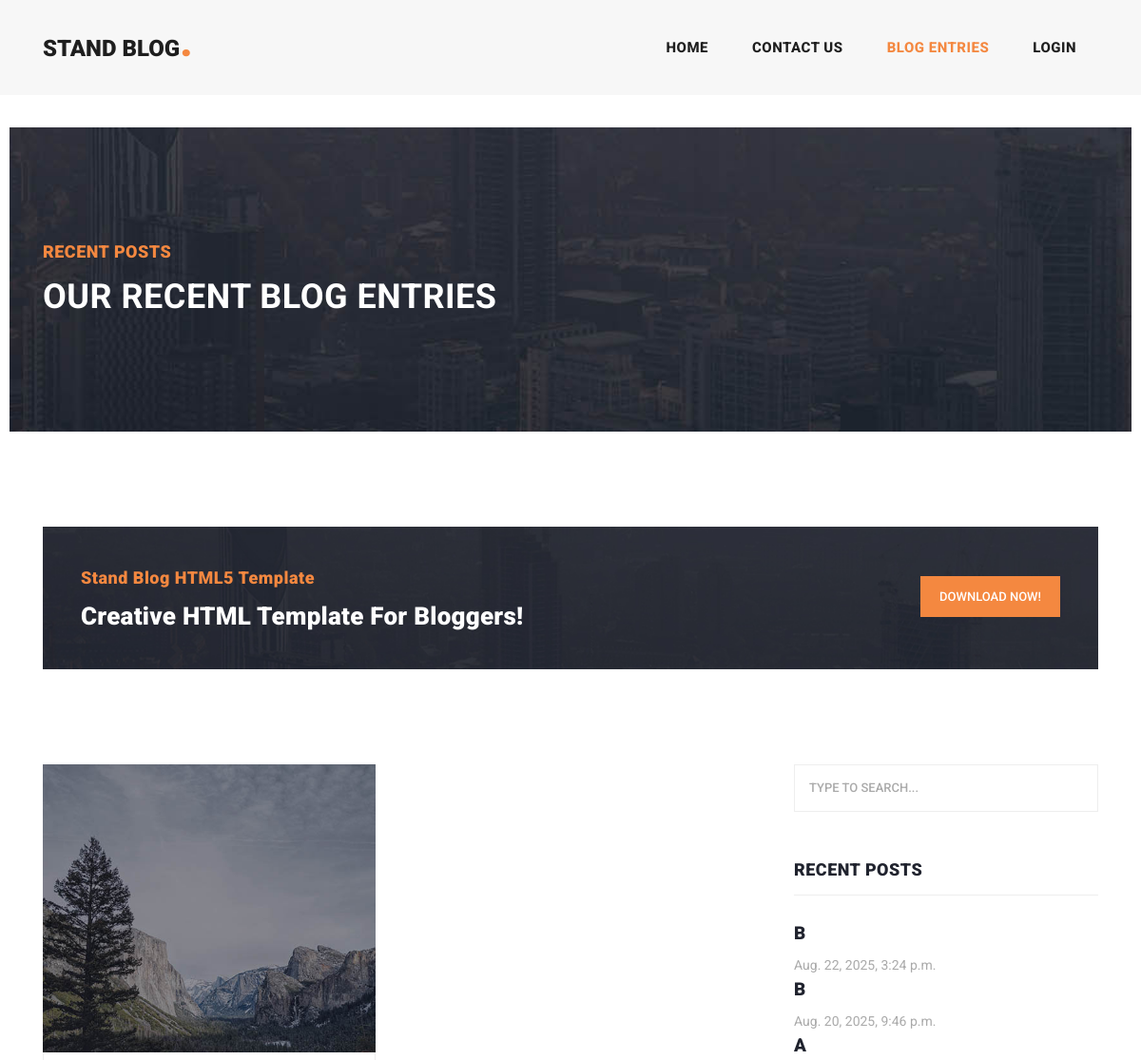
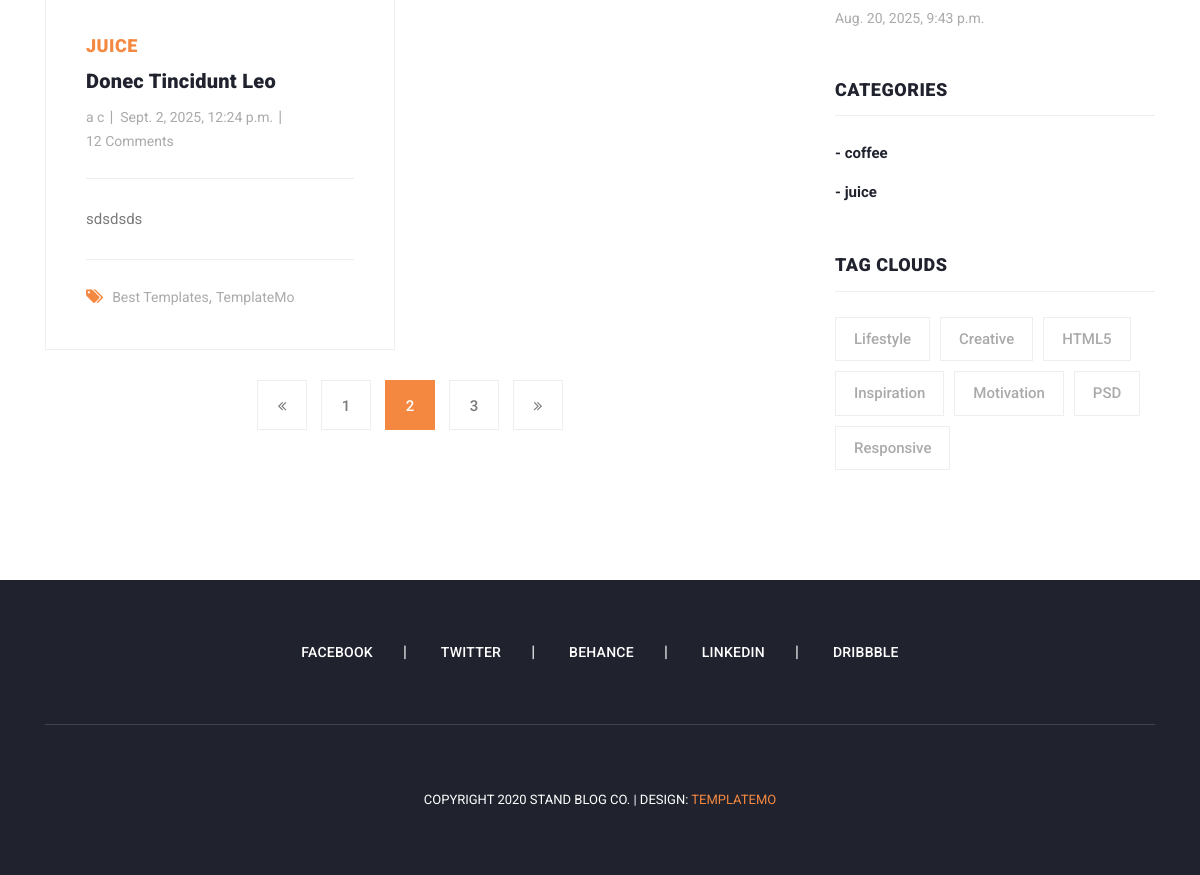
The app's page /blog/list/?page=2, older data (2 pictures, top to bottom).
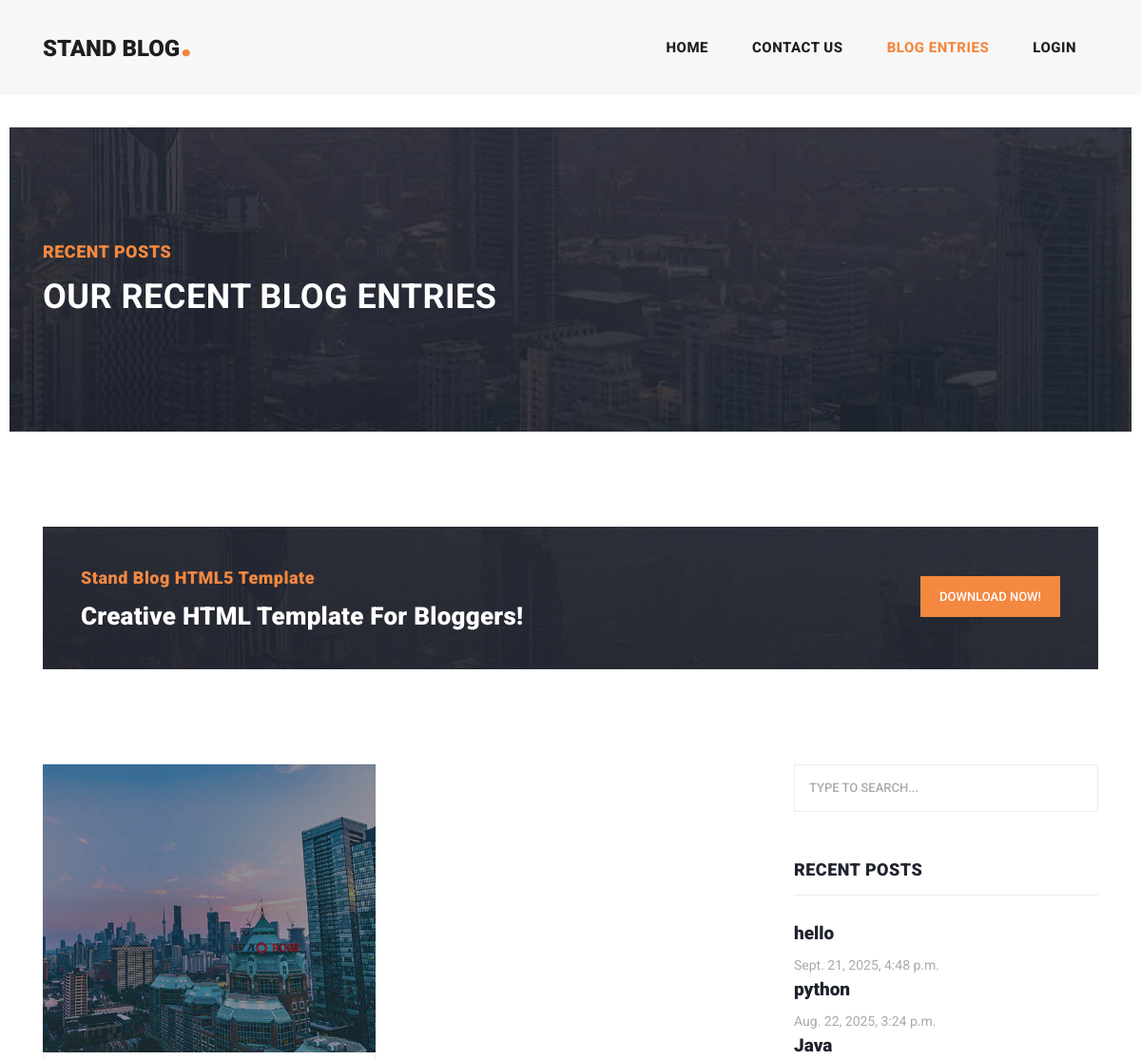
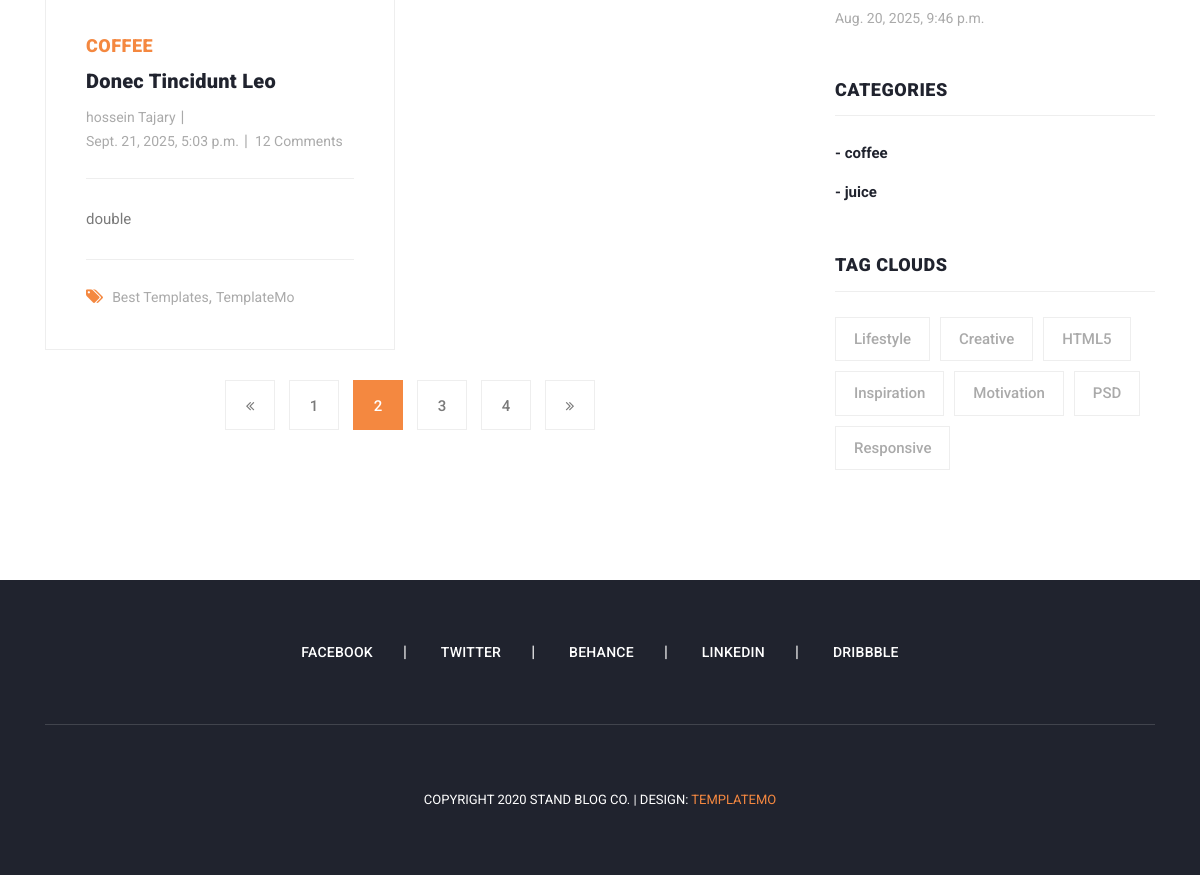
The same page, newer data (2 pictures, top to bottom).
### blog/models.py (models this page shows, shortened)
class Article(models.Model):
    Author = models.ForeignKey(User, on_delete=models.CASCADE)
    title = models.CharField(max_length=750, unique_for_date='up_date')
    category = models.ManyToManyField(Category, related_name='category') # ==> we can change 'category' to '+' for reverse access disabling
    body = models.TextField()
    image = models.ImageField(upload_to='Images/ArticlesImage')
    created = models.DateTimeField(auto_now_add=True)
    updated = models.DateTimeField(auto_now=True)
    up_date = models.DateField(timezone.now())
    status = models.BooleanField(default=False)
    objects = models.Manager()  # it must be here if you do custom manager
    custom_object = ArticleManager()
    slug = models.SlugField(null=True, unique=True, blank=True) # Slug Field for using in URLS
    class Meta:
        verbose_name = 'Post'
        verbose_name_plural = 'Posts'
        ordering = ('-created',)
    def get_absolute_url(self):
        return reverse("blog:post_detail", kwargs={"slug": self.slug})  # changed for slug

class Category(models.Model):
    title = models.CharField(max_length=100)
    description = models.CharField(max_length=250)
    created_at = models.DateTimeField(auto_now_add=True)
    def __str__(self):
        return self.title

### blog/views.py (the view)
# urls.py: path('list/', show_posts, name='show_posts') ,
def show_posts(request):
    article = Article.objects.all().order_by('-created')
    page_number = request.GET.get('page')
    paginator = Paginator(article, 1)
    object_list = paginator.get_page(page_number)
    return render(request, 'blog/articles_list.html', context={'articles': object_list})

### context_processor/context_processor.py (called while the page is built)
def recent_post(request):
    recent_posts = Article.objects.order_by('-created')[:3]
    return {'recent_article': recent_posts}

def show_categories(request):
    recent_category = Category.objects.all()[:3]
    return {'category': recent_category}

### blog/templates/blog/articles_list.html (shortened to what this page needs)
{% extends 'base.html' %}
{% load static %}
{% block content %}
    <div class="heading-page header-text">
      <section class="page-heading">
        <div class="container">
          <div class="row">
            <div class="col-lg-12">
              <div class="text-content">
                <h4>Recent Posts</h4>
                <h2>Our Recent Blog Entries</h2>
              </div>
            </div>
          </div>
        </div>
      </section>
    </div>
    <section class="call-to-action">
      <div class="container">
        <div class="row">
          <div class="col-lg-12">
            <div class="main-content">
              <div class="row">
                <div class="col-lg-8">
                  <span>Stand Blog HTML5 Template</span>
                  <h4>Creative HTML Template For Bloggers!</h4>
                </div>
                <div class="col-lg-4">
                  <div class="main-button">
                    <a href="https://templatemo.com/tm-551-stand-blog" target="_parent">Download Now!</a>
                  </div>
                </div>
              </div>
            </div>
          </div>
        </div>
      </div>
    </section>
    <section class="blog-posts grid-system">
      <div class="container">
        <div class="row">
          <div class="col-lg-8">
            <div class="all-blog-posts">
              <div class="row">
                {% for article in articles %}
                    <div class="col-lg-6">
                  <div class="blog-post">
                    <div class="blog-thumb">
                      <img src="{{ article.image.url }}" alt="">
                    </div>
                    <div class="down-content">
                      <span>{{ article.category.all.first }}</span>
                      <a href="{{ article.get_absolute_url }}"><h4>Donec tincidunt leo</h4></a>
                      <ul class="post-info">
                        <li><a href="#">{{ article.Author.get_full_name }}</a></li>
                        <li><a href="#">{{ article.updated }}</a></li>
                        <li><a href="#">12 Comments</a></li>
                      </ul>
                      <p>{{ article.body }}</p>
                      <div class="post-options">
                        <div class="row">
                          <div class="col-lg-12">
                            <ul class="post-tags">
                              <li><i class="fa fa-tags"></i></li>
                              <li><a href="#">Best Templates</a>,</li>
                              <li><a href="#">TemplateMo</a></li>
                            </ul>
                          </div>
                        </div>
                      </div>
                    </div>
                  </div>
                </div>
                {% endfor %}
                <div class="col-lg-12">
                  {% if articles.has_other_pages %}
                    <ul class="page-numbers">
                      {% if articles.has_previous %}
                        <li><a href="?page={{ articles.previous_page_number }}{% if request.GET.q %}&q={{ request.GET.q }}{% endif %}"><i class="fa fa-angle-double-left"></i></a></li>
                      {% endif %}
                      {% for i in articles.paginator.page_range %}
                        {% if articles.number == i %}
                          <li class="active"><a href="?page={{ i }}{% if request.GET.q %}&q={{ request.GET.q }}{% endif %}">{{ i }}</a></li>
                        {% else %}
                          <li><a href="?page={{ i }}{% if request.GET.q %}&q={{ request.GET.q }}{% endif %}">{{ i }}</a></li>
                        {% endif %}
                      {% endfor %}
                      {% if articles.has_next %}
                        <li><a href="?page={{ articles.next_page_number }}{% if request.GET.q %}&q={{ request.GET.q }}{% endif %}"><i class="fa fa-angle-double-right"></i></a></li>
                      {% endif %}
                    </ul>
                  {% endif %}
                </div>
              </div>
            </div>
          </div>
          <div class="col-lg-4">
            {% include 'sidebar.html'   %}
          </div>
        </div>
      </div>
    </section>
{% endblock content %}

### templates/base.html (shortened to what this page needs)
{% load static %}
<!DOCTYPE html>
<html lang="en">
{% include 'refrence/header_refrence.html' %}
<body>
{% include 'header.html' %}
{% block content %}{% endblock content %}
{% include 'footer.html' %}
</body>
</html>

### templates/refrence/header_refrence.html (shortened to what this page needs)
{% load static %}
<head>
    <link href="{% static 'vendor/bootstrap/css/bootstrap.min.css' %}" rel="stylesheet">
    <link rel="stylesheet" href="{% static 'css/fontawesome.css' %}">
    <link rel="stylesheet" href="{% static 'css/templatemo-stand-blog.css' %}">
    <link rel="stylesheet" href="{% static 'css/owl.css' %}">
</head>

### templates/header.html (shortened to what this page needs)
<header class="">
    <nav class="navbar navbar-expand-lg">
        <div class="container">
            <a class="navbar-brand" href="index.html"><h2>Stand Blog<em>.</em></h2></a>
            <div class="collapse navbar-collapse" id="navbarResponsive">
                <ul class="navbar-nav ml-auto">
                    <li class="nav-item {% if request.resolver_match.url_name == 'home_page' %}active{% endif %}">
                        <a class="nav-link" href={% url "main:home_page" %}>Home
                    </li>
                    <li class="nav-item {% if request.resolver_match.url_name == 'home_page' %}active{% endif %}">
                        <a class="nav-link" href={% url "blog:contact_us" %}>contact us
                    </li>
                    <li class="nav-item {% if request.resolver_match.url_name == 'show_posts' %}active{% endif %}">
                        <a class="nav-link" href={% url "blog:show_posts" %}>Blog Entries</a>
                    </li>
                    <li class="nav-item {% if request.resolver_match.url_name == 'logout' and request.resolver_match.app_name == 'login' %}active{% endif %}">
                        {% if user.is_authenticated %}
                        <a class="nav-link" href={% url "login:logout" %}>Logout</a>
                    <li class="nav-item {% if request.resolver_match.url_name == 'home_page' %}active{% endif %}">
                        <a class="nav-link" href={% url "main:home_page" %}>
                        <button class="btn-danger">
                            {{ request.user.username }}</a>
                    </li>
                    {% else %}
                    <a class="nav-link" href={% url "login:login" %}>Login</a>
                    {% endif %}
                    </li>
                </ul>
            </div>
        </div>
    </nav>
</header>

### templates/sidebar.html
<div class="sidebar">
                    <div class="row">
                        <div class="col-lg-12">
                            <div class="sidebar-item search">
                                <form id="search_form" name="gs" method="GET" action="{% url "blog:search_articles" %}">
                                    <input type="text" name="q" class="searchText" placeholder="type to search..."
                                           autocomplete="on">
                                </form>
                            </div>
                        </div>
                        <div class="col-lg-12">
                            <div class="sidebar-item recent-posts">
                                <div class="sidebar-heading">
                                    <h2>Recent Posts</h2>
                                </div>
                                {% for recent_post in recent_article %}
                                <div class="content">
                                    <ul>
                                        <li><a href="{{ recent_post.get_absolute_url }}">
                                            <h5>{{ recent_post.title }}</h5>
                                            <span>{{ recent_post.created }}</span>
                                        </a></li>
                                    </ul>
                                </div>
                                {% endfor %}
                            </div>
                        </div>
                        <div class="col-lg-12">
                            <div class="sidebar-item categories">
                                <div class="sidebar-heading">
                                    <h2>Categories</h2>
                                </div>
                                <div class="content">
                                    <ul>
                                        {% for cat in category %}
                                            <li><a href="{% url "blog:category" cat.id %}">- {{ cat.title }} </a></li>
                                        {% endfor %}
                                    </ul>
                                </div>
                            </div>
                        </div>
                        <div class="col-lg-12">
                            <div class="sidebar-item tags">
                                <div class="sidebar-heading">
                                    <h2>Tag Clouds</h2>
                                </div>
                                <div class="content">
                                    <ul>
                                        <li><a href="#">Lifestyle</a></li>
                                        <li><a href="#">Creative</a></li>
                                        <li><a href="#">HTML5</a></li>
                                        <li><a href="#">Inspiration</a></li>
                                        <li><a href="#">Motivation</a></li>
                                        <li><a href="#">PSD</a></li>
                                        <li><a href="#">Responsive</a></li>
                                    </ul>
                                </div>
                            </div>
                        </div>
                    </div>
                </div>

### templates/footer.html
<footer>
    <div class="container">
        <div class="row">
            <div class="col-lg-12">
                <ul class="social-icons">
                    <li><a href="#">Facebook</a></li>
                    <li><a href="#">Twitter</a></li>
                    <li><a href="#">Behance</a></li>
                    <li><a href="#">Linkedin</a></li>
                    <li><a href="#">Dribbble</a></li>
                </ul>
            </div>
            <div class="col-lg-12">
                <div class="copyright-text">
                    <p>Copyright 2020 Stand Blog Co.
                        | Design: <a rel="nofollow" href="https://templatemo.com" target="_parent">TemplateMo</a></p>
                </div>
            </div>
        </div>
    </div>
</footer>

### templates/refrence/footer_refrence.html (shortened to what this page needs)
{% load static %}

Row changes from the older to the newer data that the page shows:
no longer on this page (row edited): Article: title "A", created "Aug. 20, 2025, 9:43 p.m.", shown under "RECENT POSTS"
no longer on one of the page's lists (row edited): Article: category.all.first "JUICE", Author.get_full_name "a c", updated "Sept. 2, 2025, 12:24 p.m.", body "sdsdsds"
now on one of the page's lists (row edited): Article: category.all.first "COFFEE", Author.get_full_name "hossein Tajary", updated "Sept. 21, 2025, 5:03 p.m.", body "double"
changed Article: title "B" → "python"
added Article: title "hello", created "Sept. 21, 2025, 4:48 p.m.", shown under "RECENT POSTS"
changed Article: title "B" → "Java"
Text that changed along with them:
new list line: "4"
